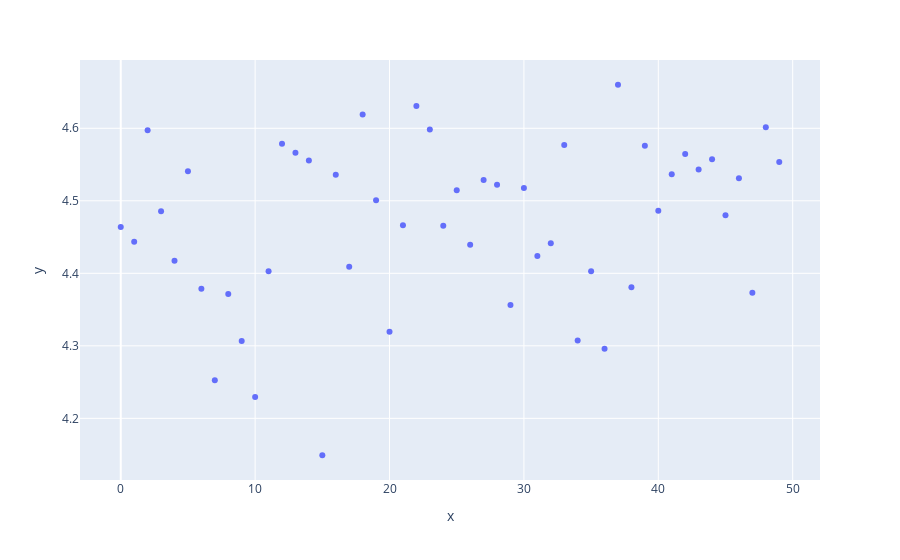

Notebook code for this chart:
### Code cell
ex.scatter(y=means)

### Figure 1 — Plotly figure (JSON) as saved in the notebook; plotly's stock layout.template omitted (floating-point values rounded to 4 significant figures)
{"data": [{"hovertemplate": "x=%{x}<br>y=%{y}<extra></extra>", "legendgroup": "", "marker": {"color": "#636efa", "symbol": "circle"}, "mode": "markers", "name": "", "orientation": "v", "showlegend": false, "type": "scatter", "x": [0, 1, 2, 3, 4, 5, 6, 7, 8, 9, 10, 11, 12, 13, 14, 15, 16, 17, 18, 19, 20, 21, 22, 23, 24, 25, 26, 27, 28, 29, 30, 31, 32, 33, 34, 35, 36, 37, 38, 39, 40, 41, 42, 43, 44, 45, 46, 47, 48, 49], "xaxis": "x", "y": [4.464, 4.443, 4.597, 4.486, 4.417, 4.541, 4.379, 4.253, 4.371, 4.307, 4.229, 4.403, 4.579, 4.566, 4.555, 4.149, 4.536, 4.409, 4.619, 4.501, 4.319, 4.466, 4.631, 4.598, 4.466, 4.515, 4.439, 4.529, 4.522, 4.356, 4.518, 4.424, 4.442, 4.577, 4.308, 4.403, 4.296, 4.66, 4.381, 4.576, 4.486, 4.537, 4.564, 4.543, 4.557, 4.48, 4.531, 4.373, 4.601, 4.553], "yaxis": "y"}], "layout": {"autosize": true, "legend": {"tracegroupgap": 0}, "margin": {"t": 60}, "xaxis": {"anchor": "y", "autorange": true, "domain": [0, 1], "range": [-3.149, 52.15], "title": {"text": "x"}, "type": "linear"}, "yaxis": {"anchor": "x", "autorange": true, "domain": [0, 1], "range": [4.11, 4.7], "title": {"text": "y"}, "type": "linear"}}}
